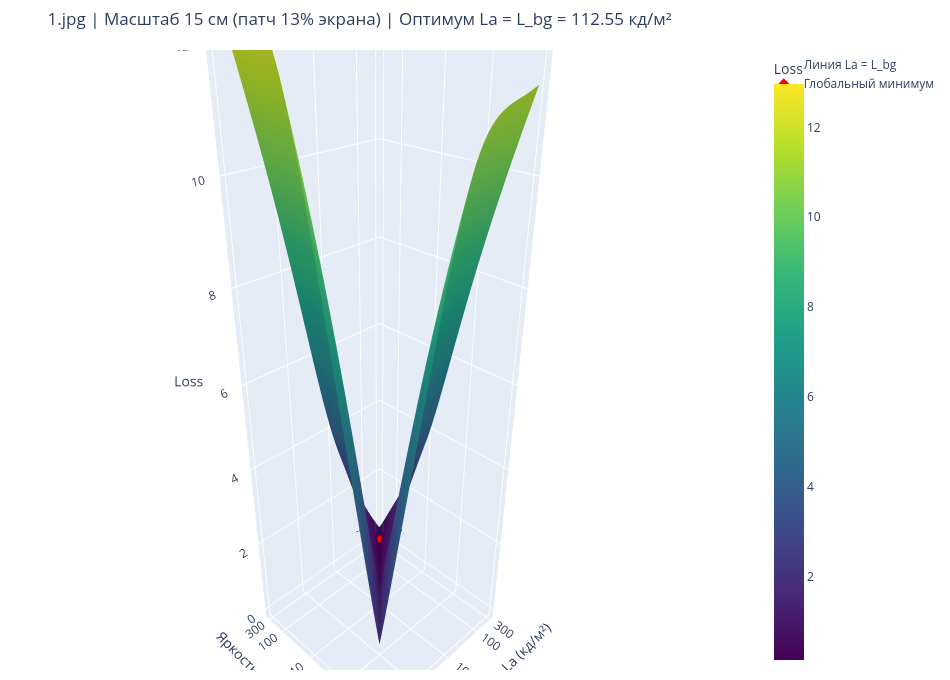
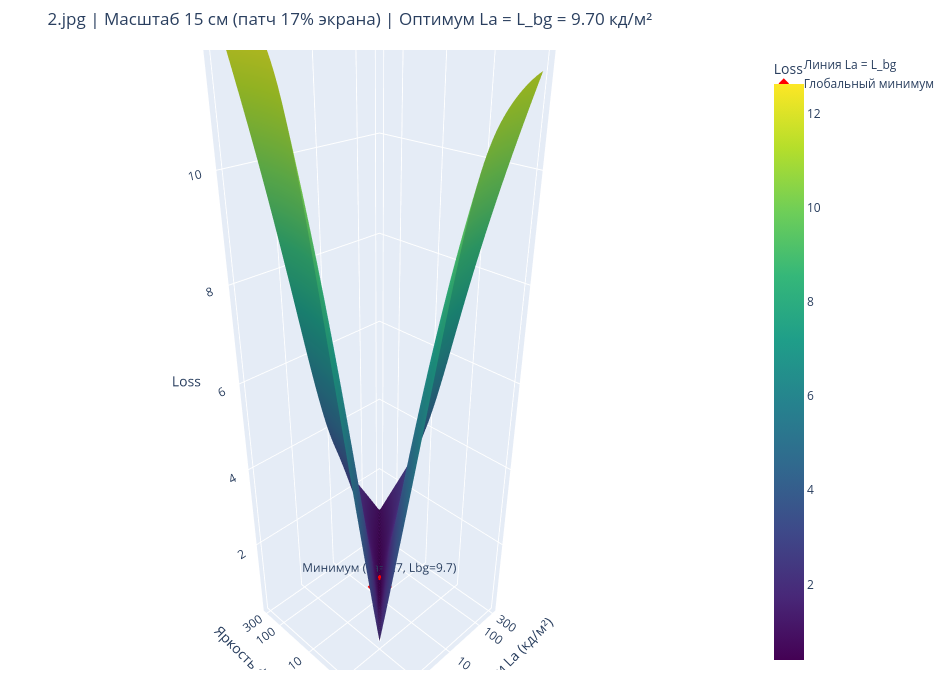
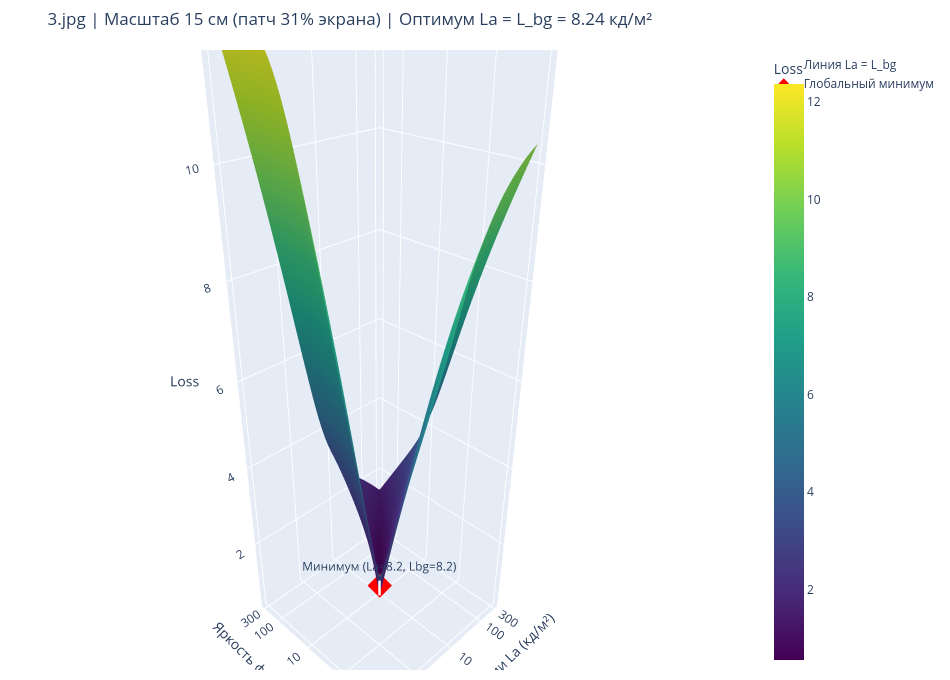
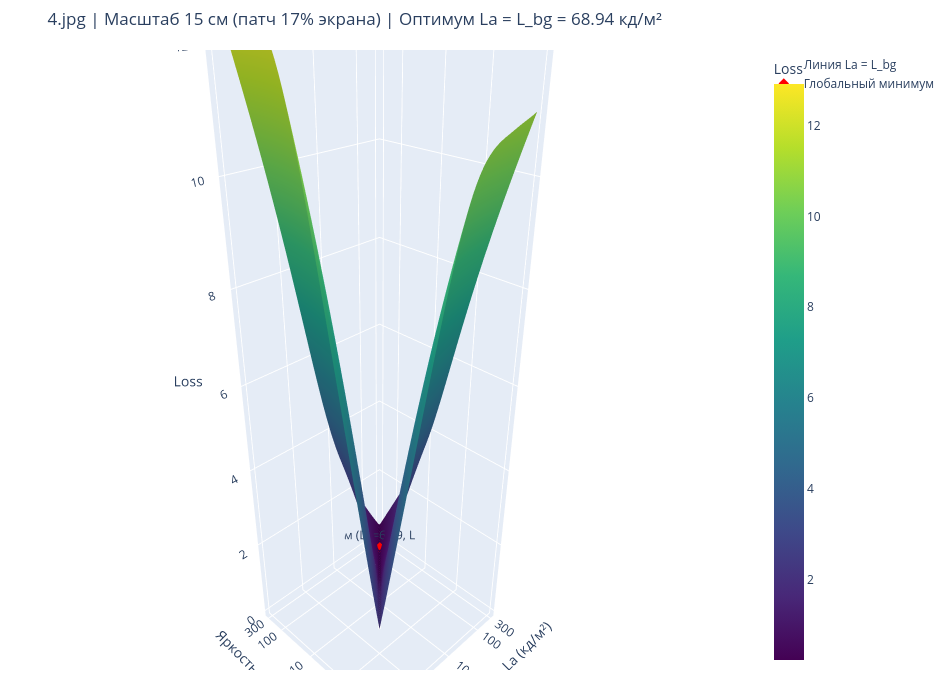

Notebook cell for these charts, in order:
### Code cell
image_paths = [f'../examples/{i}.jpg' for i in range(1, 6)]
if not os.path.exists(image_paths[0]):
    image_paths = [f'examples/{i}.jpg' for i in range(1, 6)]

results_summary = []
for p in image_paths:
    res = plot_interactive_loss_surface(p, mode='scale_15cm', grid_size=50)
    if res:
        results_summary.append(res)

### Figure 1 — Plotly figure (JSON) as saved in the notebook; plotly's stock layout.template omitted (floating-point values rounded to 4 significant figures; data arrays with more than 128 entries replaced by an {"elided": "..."} marker saying what was removed)
{"data": [{"colorbar": {"title": {"text": "Loss"}}, "colorscale": [[0, "#440154"], [0.1111, "#482878"], [0.2222, "#3e4989"], [0.3333, "#31688e"], [0.4444, "#26828e"], [0.5556, "#1f9e89"], [0.6667, "#35b779"], [0.7778, "#6ece58"], [0.8889, "#b5de2b"], [1, "#fde725"]], "customdata": {"elided": "5000 float values"}, "hovertemplate": "La: %{customdata[0]:.2f} кд/м²<br>L_bg: %{customdata[1]:.2f} кд/м²<br>Loss: %{z:.4f}<extra></extra>", "type": "surface", "x": {"elided": "50x50 float values"}, "y": {"elided": "50x50 float values"}, "z": {"elided": "50x50 float values"}}, {"line": {"color": "white", "width": 5}, "mode": "lines", "name": "Линия La = L_bg", "type": "scatter3d", "x": [-1.0, -0.929, -0.8581, -0.7871, -0.7162, -0.6452, -0.5742, -0.5033, -0.4323, -0.3613, -0.2904, -0.2194, -0.1485, -0.0775, -0.006537, 0.06442, 0.1354, 0.2063, 0.2773, 0.3483, 0.4192, 0.4902, 0.5612, 0.6321, 0.7031, 0.774, 0.845, 0.916, 0.9869, 1.058, 1.129, 1.2, 1.271, 1.342, 1.413, 1.484, 1.555, 1.626, 1.697, 1.768, 1.838, 1.909, 1.98, 2.051, 2.122, 2.193, 2.264, 2.335, 2.406, 2.477], "y": [-1.0, -0.929, -0.8581, -0.7871, -0.7162, -0.6452, -0.5742, -0.5033, -0.4323, -0.3613, -0.2904, -0.2194, -0.1485, -0.0775, -0.006537, 0.06442, 0.1354, 0.2063, 0.2773, 0.3483, 0.4192, 0.4902, 0.5612, 0.6321, 0.7031, 0.774, 0.845, 0.916, 0.9869, 1.058, 1.129, 1.2, 1.271, 1.342, 1.413, 1.484, 1.555, 1.626, 1.697, 1.768, 1.838, 1.909, 1.98, 2.051, 2.122, 2.193, 2.264, 2.335, 2.406, 2.477], "z": [1.768, 1.729, 1.69, 1.65, 1.609, 1.568, 1.525, 1.481, 1.437, 1.391, 1.344, 1.296, 1.247, 1.196, 1.144, 1.091, 1.037, 0.9824, 0.9266, 0.8703, 0.8138, 0.7576, 0.702, 0.6478, 0.5954, 0.5453, 0.498, 0.4542, 0.4138, 0.3771, 0.3438, 0.3137, 0.2865, 0.2619, 0.2397, 0.22, 0.2024, 0.1869, 0.1736, 0.1625, 0.1537, 0.1473, 0.1438, 0.1433, 0.1464, 0.1539, 0.1667, 0.1836, 0.2037, 0.2257]}, {"marker": {"color": "red", "size": 8, "symbol": "diamond"}, "mode": "markers+text", "name": "Глобальный минимум", "text": ["Минимум (La=112.6, Lbg=112.6)"], "textposition": "top center", "type": "scatter3d", "x": [2.051], "y": [2.051], "z": [0.1433]}], "layout": {"height": 680, "margin": {"b": 10, "l": 10, "r": 10, "t": 50}, "scene": {"camera": {"eye": {"x": -1.5, "y": -1.5, "z": 1.2}}, "xaxis": {"ticktext": ["0.1", "1", "10", "100", "300"], "tickvals": [-1, 0, 1, 2, 2.477], "title": {"text": "Яркость адаптации La (кд/м²)"}}, "yaxis": {"ticktext": ["0.1", "1", "10", "100", "300"], "tickvals": [-1, 0, 1, 2, 2.477], "title": {"text": "Яркость фона L_bg (кд/м²)"}}, "zaxis": {"title": {"text": "Loss"}}}, "title": {"text": "1.jpg | Масштаб 15 см (патч 13% экрана) | Оптимум La = L_bg = 112.55 кд/м²"}, "width": 950}}

### Figure 2 — Plotly figure (JSON) as saved in the notebook; plotly's stock layout.template omitted (floating-point values rounded to 4 significant figures; data arrays with more than 128 entries replaced by an {"elided": "..."} marker saying what was removed)
{"data": [{"colorbar": {"title": {"text": "Loss"}}, "colorscale": [[0, "#440154"], [0.1111, "#482878"], [0.2222, "#3e4989"], [0.3333, "#31688e"], [0.4444, "#26828e"], [0.5556, "#1f9e89"], [0.6667, "#35b779"], [0.7778, "#6ece58"], [0.8889, "#b5de2b"], [1, "#fde725"]], "customdata": {"elided": "5000 float values"}, "hovertemplate": "La: %{customdata[0]:.2f} кд/м²<br>L_bg: %{customdata[1]:.2f} кд/м²<br>Loss: %{z:.4f}<extra></extra>", "type": "surface", "x": {"elided": "50x50 float values"}, "y": {"elided": "50x50 float values"}, "z": {"elided": "50x50 float values"}}, {"line": {"color": "white", "width": 5}, "mode": "lines", "name": "Линия La = L_bg", "type": "scatter3d", "x": [-1.0, -0.929, -0.8581, -0.7871, -0.7162, -0.6452, -0.5742, -0.5033, -0.4323, -0.3613, -0.2904, -0.2194, -0.1485, -0.0775, -0.006537, 0.06442, 0.1354, 0.2063, 0.2773, 0.3483, 0.4192, 0.4902, 0.5612, 0.6321, 0.7031, 0.774, 0.845, 0.916, 0.9869, 1.058, 1.129, 1.2, 1.271, 1.342, 1.413, 1.484, 1.555, 1.626, 1.697, 1.768, 1.838, 1.909, 1.98, 2.051, 2.122, 2.193, 2.264, 2.335, 2.406, 2.477], "y": [-1.0, -0.929, -0.8581, -0.7871, -0.7162, -0.6452, -0.5742, -0.5033, -0.4323, -0.3613, -0.2904, -0.2194, -0.1485, -0.0775, -0.006537, 0.06442, 0.1354, 0.2063, 0.2773, 0.3483, 0.4192, 0.4902, 0.5612, 0.6321, 0.7031, 0.774, 0.845, 0.916, 0.9869, 1.058, 1.129, 1.2, 1.271, 1.342, 1.413, 1.484, 1.555, 1.626, 1.697, 1.768, 1.838, 1.909, 1.98, 2.051, 2.122, 2.193, 2.264, 2.335, 2.406, 2.477], "z": [1.942, 1.883, 1.823, 1.762, 1.699, 1.635, 1.57, 1.503, 1.436, 1.366, 1.296, 1.225, 1.152, 1.079, 1.006, 0.9329, 0.8615, 0.7917, 0.7245, 0.6619, 0.6046, 0.5525, 0.507, 0.469, 0.4382, 0.4155, 0.4007, 0.3933, 0.3924, 0.3968, 0.4054, 0.4177, 0.4329, 0.4506, 0.4698, 0.4901, 0.5116, 0.534, 0.557, 0.5806, 0.6046, 0.6291, 0.6535, 0.6777, 0.7015, 0.7248, 0.7475, 0.7693, 0.7901, 0.8097]}, {"marker": {"color": "red", "size": 8, "symbol": "diamond"}, "mode": "markers+text", "name": "Глобальный минимум", "text": ["Минимум (La=9.7, Lbg=9.7)"], "textposition": "top center", "type": "scatter3d", "x": [0.9869], "y": [0.9869], "z": [0.3924]}], "layout": {"height": 680, "margin": {"b": 10, "l": 10, "r": 10, "t": 50}, "scene": {"camera": {"eye": {"x": -1.5, "y": -1.5, "z": 1.2}}, "xaxis": {"ticktext": ["0.1", "1", "10", "100", "300"], "tickvals": [-1, 0, 1, 2, 2.477], "title": {"text": "Яркость адаптации La (кд/м²)"}}, "yaxis": {"ticktext": ["0.1", "1", "10", "100", "300"], "tickvals": [-1, 0, 1, 2, 2.477], "title": {"text": "Яркость фона L_bg (кд/м²)"}}, "zaxis": {"title": {"text": "Loss"}}}, "title": {"text": "2.jpg | Масштаб 15 см (патч 17% экрана) | Оптимум La = L_bg = 9.70 кд/м²"}, "width": 950}}

### Figure 3 — Plotly figure (JSON) as saved in the notebook; plotly's stock layout.template omitted (floating-point values rounded to 4 significant figures; data arrays with more than 128 entries replaced by an {"elided": "..."} marker saying what was removed)
{"data": [{"colorbar": {"title": {"text": "Loss"}}, "colorscale": [[0, "#440154"], [0.1111, "#482878"], [0.2222, "#3e4989"], [0.3333, "#31688e"], [0.4444, "#26828e"], [0.5556, "#1f9e89"], [0.6667, "#35b779"], [0.7778, "#6ece58"], [0.8889, "#b5de2b"], [1, "#fde725"]], "customdata": {"elided": "5000 float values"}, "hovertemplate": "La: %{customdata[0]:.2f} кд/м²<br>L_bg: %{customdata[1]:.2f} кд/м²<br>Loss: %{z:.4f}<extra></extra>", "type": "surface", "x": {"elided": "50x50 float values"}, "y": {"elided": "50x50 float values"}, "z": {"elided": "50x50 float values"}}, {"line": {"color": "white", "width": 5}, "mode": "lines", "name": "Линия La = L_bg", "type": "scatter3d", "x": [-1.0, -0.929, -0.8581, -0.7871, -0.7162, -0.6452, -0.5742, -0.5033, -0.4323, -0.3613, -0.2904, -0.2194, -0.1485, -0.0775, -0.006537, 0.06442, 0.1354, 0.2063, 0.2773, 0.3483, 0.4192, 0.4902, 0.5612, 0.6321, 0.7031, 0.774, 0.845, 0.916, 0.9869, 1.058, 1.129, 1.2, 1.271, 1.342, 1.413, 1.484, 1.555, 1.626, 1.697, 1.768, 1.838, 1.909, 1.98, 2.051, 2.122, 2.193, 2.264, 2.335, 2.406, 2.477], "y": [-1.0, -0.929, -0.8581, -0.7871, -0.7162, -0.6452, -0.5742, -0.5033, -0.4323, -0.3613, -0.2904, -0.2194, -0.1485, -0.0775, -0.006537, 0.06442, 0.1354, 0.2063, 0.2773, 0.3483, 0.4192, 0.4902, 0.5612, 0.6321, 0.7031, 0.774, 0.845, 0.916, 0.9869, 1.058, 1.129, 1.2, 1.271, 1.342, 1.413, 1.484, 1.555, 1.626, 1.697, 1.768, 1.838, 1.909, 1.98, 2.051, 2.122, 2.193, 2.264, 2.335, 2.406, 2.477], "z": [3.497, 3.392, 3.285, 3.175, 3.062, 2.947, 2.829, 2.708, 2.584, 2.458, 2.329, 2.197, 2.064, 1.928, 1.791, 1.654, 1.517, 1.381, 1.249, 1.122, 1.001, 0.8887, 0.7866, 0.6984, 0.6292, 0.5841, 0.5602, 0.5533, 0.559, 0.5741, 0.5972, 0.6275, 0.6644, 0.707, 0.7539, 0.804, 0.856, 0.9086, 0.9609, 1.012, 1.062, 1.111, 1.159, 1.206, 1.251, 1.295, 1.336, 1.375, 1.413, 1.447]}, {"marker": {"color": "red", "size": 8, "symbol": "diamond"}, "mode": "markers+text", "name": "Глобальный минимум", "text": ["Минимум (La=8.2, Lbg=8.2)"], "textposition": "top center", "type": "scatter3d", "x": [0.916], "y": [0.916], "z": [0.5533]}], "layout": {"height": 680, "margin": {"b": 10, "l": 10, "r": 10, "t": 50}, "scene": {"camera": {"eye": {"x": -1.5, "y": -1.5, "z": 1.2}}, "xaxis": {"ticktext": ["0.1", "1", "10", "100", "300"], "tickvals": [-1, 0, 1, 2, 2.477], "title": {"text": "Яркость адаптации La (кд/м²)"}}, "yaxis": {"ticktext": ["0.1", "1", "10", "100", "300"], "tickvals": [-1, 0, 1, 2, 2.477], "title": {"text": "Яркость фона L_bg (кд/м²)"}}, "zaxis": {"title": {"text": "Loss"}}}, "title": {"text": "3.jpg | Масштаб 15 см (патч 31% экрана) | Оптимум La = L_bg = 8.24 кд/м²"}, "width": 950}}

### Figure 4 — Plotly figure (JSON) as saved in the notebook; plotly's stock layout.template omitted (floating-point values rounded to 4 significant figures; data arrays with more than 128 entries replaced by an {"elided": "..."} marker saying what was removed)
{"data": [{"colorbar": {"title": {"text": "Loss"}}, "colorscale": [[0, "#440154"], [0.1111, "#482878"], [0.2222, "#3e4989"], [0.3333, "#31688e"], [0.4444, "#26828e"], [0.5556, "#1f9e89"], [0.6667, "#35b779"], [0.7778, "#6ece58"], [0.8889, "#b5de2b"], [1, "#fde725"]], "customdata": {"elided": "5000 float values"}, "hovertemplate": "La: %{customdata[0]:.2f} кд/м²<br>L_bg: %{customdata[1]:.2f} кд/м²<br>Loss: %{z:.4f}<extra></extra>", "type": "surface", "x": {"elided": "50x50 float values"}, "y": {"elided": "50x50 float values"}, "z": {"elided": "50x50 float values"}}, {"line": {"color": "white", "width": 5}, "mode": "lines", "name": "Линия La = L_bg", "type": "scatter3d", "x": [-1.0, -0.929, -0.8581, -0.7871, -0.7162, -0.6452, -0.5742, -0.5033, -0.4323, -0.3613, -0.2904, -0.2194, -0.1485, -0.0775, -0.006537, 0.06442, 0.1354, 0.2063, 0.2773, 0.3483, 0.4192, 0.4902, 0.5612, 0.6321, 0.7031, 0.774, 0.845, 0.916, 0.9869, 1.058, 1.129, 1.2, 1.271, 1.342, 1.413, 1.484, 1.555, 1.626, 1.697, 1.768, 1.838, 1.909, 1.98, 2.051, 2.122, 2.193, 2.264, 2.335, 2.406, 2.477], "y": [-1.0, -0.929, -0.8581, -0.7871, -0.7162, -0.6452, -0.5742, -0.5033, -0.4323, -0.3613, -0.2904, -0.2194, -0.1485, -0.0775, -0.006537, 0.06442, 0.1354, 0.2063, 0.2773, 0.3483, 0.4192, 0.4902, 0.5612, 0.6321, 0.7031, 0.774, 0.845, 0.916, 0.9869, 1.058, 1.129, 1.2, 1.271, 1.342, 1.413, 1.484, 1.555, 1.626, 1.697, 1.768, 1.838, 1.909, 1.98, 2.051, 2.122, 2.193, 2.264, 2.335, 2.406, 2.477], "z": [2.24, 2.19, 2.138, 2.086, 2.032, 1.977, 1.921, 1.864, 1.805, 1.745, 1.683, 1.62, 1.555, 1.489, 1.421, 1.353, 1.283, 1.212, 1.141, 1.07, 0.9991, 0.9295, 0.8615, 0.7957, 0.7327, 0.6729, 0.6169, 0.5651, 0.5176, 0.4745, 0.4357, 0.4008, 0.3697, 0.3418, 0.3168, 0.2947, 0.2752, 0.2585, 0.245, 0.2353, 0.2307, 0.2314, 0.2373, 0.2453, 0.2552, 0.2672, 0.2816, 0.2989, 0.3202, 0.3474]}, {"marker": {"color": "red", "size": 8, "symbol": "diamond"}, "mode": "markers+text", "name": "Глобальный минимум", "text": ["Минимум (La=68.9, Lbg=68.9)"], "textposition": "top center", "type": "scatter3d", "x": [1.838], "y": [1.838], "z": [0.2307]}], "layout": {"height": 680, "margin": {"b": 10, "l": 10, "r": 10, "t": 50}, "scene": {"camera": {"eye": {"x": -1.5, "y": -1.5, "z": 1.2}}, "xaxis": {"ticktext": ["0.1", "1", "10", "100", "300"], "tickvals": [-1, 0, 1, 2, 2.477], "title": {"text": "Яркость адаптации La (кд/м²)"}}, "yaxis": {"ticktext": ["0.1", "1", "10", "100", "300"], "tickvals": [-1, 0, 1, 2, 2.477], "title": {"text": "Яркость фона L_bg (кд/м²)"}}, "zaxis": {"title": {"text": "Loss"}}}, "title": {"text": "4.jpg | Масштаб 15 см (патч 17% экрана) | Оптимум La = L_bg = 68.94 кд/м²"}, "width": 950}}
